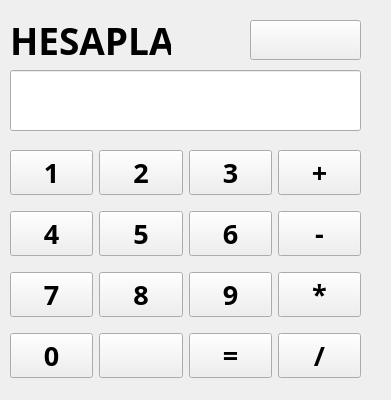
<?xml version="1.0" encoding="UTF-8"?>
<ui version="4.0">
 <class>MainWindow</class>
 <widget class="QMainWindow" name="MainWindow">
  <property name="geometry">
   <rect>
    <x>0</x>
    <y>0</y>
    <width>391</width>
    <height>400</height>
   </rect>
  </property>
  <property name="windowTitle">
   <string>MaM Sense</string>
  </property>
  <property name="windowIcon">
   <iconset>
    <normaloff>icons/MAMLOGO.png</normaloff>icons/MAMLOGO.png</iconset>
  </property>
  <widget class="QWidget" name="centralwidget">
   <widget class="QWidget" name="gridLayoutWidget">
    <property name="geometry">
     <rect>
      <x>10</x>
      <y>140</y>
      <width>351</width>
      <height>251</height>
     </rect>
    </property>
    <layout class="QGridLayout" name="gridLayout">
     <item row="2" column="3">
      <widget class="QPushButton" name="pushButton_66">
       <property name="font">
        <font>
         <family>Century Gothic</family>
         <pointsize>20</pointsize>
         <weight>75</weight>
         <bold>true</bold>
        </font>
       </property>
       <property name="text">
        <string>*</string>
       </property>
      </widget>
     </item>
     <item row="3" column="1">
      <widget class="QPushButton" name="pushButton_68">
       <property name="font">
        <font>
         <family>Century Gothic</family>
         <pointsize>20</pointsize>
         <weight>75</weight>
         <bold>true</bold>
        </font>
       </property>
       <property name="text">
        <string/>
       </property>
       <property name="icon">
        <iconset>
         <normaloff>icons/backspace.png</normaloff>icons/backspace.png</iconset>
       </property>
       <property name="iconSize">
        <size>
         <width>32</width>
         <height>32</height>
        </size>
       </property>
      </widget>
     </item>
     <item row="1" column="2">
      <widget class="QPushButton" name="pushButton_61">
       <property name="font">
        <font>
         <family>Century Gothic</family>
         <pointsize>20</pointsize>
         <weight>75</weight>
         <bold>true</bold>
        </font>
       </property>
       <property name="text">
        <string>6</string>
       </property>
      </widget>
     </item>
     <item row="2" column="0">
      <widget class="QPushButton" name="pushButton_63">
       <property name="font">
        <font>
         <family>Century Gothic</family>
         <pointsize>20</pointsize>
         <weight>75</weight>
         <bold>true</bold>
        </font>
       </property>
       <property name="text">
        <string>7</string>
       </property>
      </widget>
     </item>
     <item row="0" column="2">
      <widget class="QPushButton" name="pushButton_57">
       <property name="font">
        <font>
         <family>Century Gothic</family>
         <pointsize>20</pointsize>
         <weight>75</weight>
         <bold>true</bold>
        </font>
       </property>
       <property name="text">
        <string>3</string>
       </property>
      </widget>
     </item>
     <item row="0" column="1">
      <widget class="QPushButton" name="pushButton_56">
       <property name="font">
        <font>
         <family>Century Gothic</family>
         <pointsize>20</pointsize>
         <weight>75</weight>
         <bold>true</bold>
        </font>
       </property>
       <property name="text">
        <string>2</string>
       </property>
      </widget>
     </item>
     <item row="1" column="0">
      <widget class="QPushButton" name="pushButton_58">
       <property name="font">
        <font>
         <family>Century Gothic</family>
         <pointsize>20</pointsize>
         <weight>75</weight>
         <bold>true</bold>
        </font>
       </property>
       <property name="text">
        <string>4</string>
       </property>
      </widget>
     </item>
     <item row="2" column="2">
      <widget class="QPushButton" name="pushButton_65">
       <property name="font">
        <font>
         <family>Century Gothic</family>
         <pointsize>20</pointsize>
         <weight>75</weight>
         <bold>true</bold>
        </font>
       </property>
       <property name="text">
        <string>9</string>
       </property>
      </widget>
     </item>
     <item row="0" column="3">
      <widget class="QPushButton" name="pushButton_59">
       <property name="font">
        <font>
         <family>Century Gothic</family>
         <pointsize>20</pointsize>
         <weight>75</weight>
         <bold>true</bold>
        </font>
       </property>
       <property name="text">
        <string>+</string>
       </property>
      </widget>
     </item>
     <item row="1" column="1">
      <widget class="QPushButton" name="pushButton_60">
       <property name="font">
        <font>
         <family>Century Gothic</family>
         <pointsize>20</pointsize>
         <weight>75</weight>
         <bold>true</bold>
        </font>
       </property>
       <property name="text">
        <string>5</string>
       </property>
      </widget>
     </item>
     <item row="3" column="3">
      <widget class="QPushButton" name="pushButton_70">
       <property name="font">
        <font>
         <family>Century Gothic</family>
         <pointsize>20</pointsize>
         <weight>75</weight>
         <bold>true</bold>
        </font>
       </property>
       <property name="text">
        <string>/</string>
       </property>
      </widget>
     </item>
     <item row="1" column="3">
      <widget class="QPushButton" name="pushButton_62">
       <property name="font">
        <font>
         <family>Century Gothic</family>
         <pointsize>20</pointsize>
         <weight>75</weight>
         <bold>true</bold>
        </font>
       </property>
       <property name="text">
        <string>-</string>
       </property>
      </widget>
     </item>
     <item row="3" column="2">
      <widget class="QPushButton" name="pushButton_69">
       <property name="font">
        <font>
         <family>Century Gothic</family>
         <pointsize>20</pointsize>
         <weight>75</weight>
         <bold>true</bold>
        </font>
       </property>
       <property name="text">
        <string>=</string>
       </property>
      </widget>
     </item>
     <item row="0" column="0">
      <widget class="QPushButton" name="pushButton_55">
       <property name="font">
        <font>
         <family>Century Gothic</family>
         <pointsize>20</pointsize>
         <weight>75</weight>
         <bold>true</bold>
        </font>
       </property>
       <property name="text">
        <string>1</string>
       </property>
      </widget>
     </item>
     <item row="2" column="1">
      <widget class="QPushButton" name="pushButton_64">
       <property name="font">
        <font>
         <family>Century Gothic</family>
         <pointsize>20</pointsize>
         <weight>75</weight>
         <bold>true</bold>
        </font>
       </property>
       <property name="text">
        <string>8</string>
       </property>
      </widget>
     </item>
     <item row="3" column="0">
      <widget class="QPushButton" name="pushButton_67">
       <property name="font">
        <font>
         <family>Century Gothic</family>
         <pointsize>20</pointsize>
         <weight>75</weight>
         <bold>true</bold>
        </font>
       </property>
       <property name="text">
        <string>0</string>
       </property>
      </widget>
     </item>
    </layout>
   </widget>
   <widget class="QLineEdit" name="message_2">
    <property name="geometry">
     <rect>
      <x>10</x>
      <y>70</y>
      <width>351</width>
      <height>61</height>
     </rect>
    </property>
   </widget>
   <widget class="QLabel" name="label_2">
    <property name="geometry">
     <rect>
      <x>10</x>
      <y>20</y>
      <width>161</width>
      <height>41</height>
     </rect>
    </property>
    <property name="font">
     <font>
      <family>Century Gothic</family>
      <pointsize>28</pointsize>
      <weight>75</weight>
      <bold>true</bold>
     </font>
    </property>
    <property name="text">
     <string>HESAPLA</string>
    </property>
   </widget>
   <widget class="QPushButton" name="pushButton_71">
    <property name="geometry">
     <rect>
      <x>250</x>
      <y>20</y>
      <width>111</width>
      <height>40</height>
     </rect>
    </property>
    <property name="font">
     <font>
      <family>Century Gothic</family>
      <pointsize>20</pointsize>
      <weight>75</weight>
      <bold>true</bold>
     </font>
    </property>
    <property name="text">
     <string/>
    </property>
    <property name="icon">
     <iconset>
      <normaloff>icons/back.png</normaloff>icons/back.png</iconset>
    </property>
    <property name="iconSize">
     <size>
      <width>32</width>
      <height>32</height>
     </size>
    </property>
   </widget>
  </widget>
 </widget>
 <resources/>
 <connections/>
</ui>
